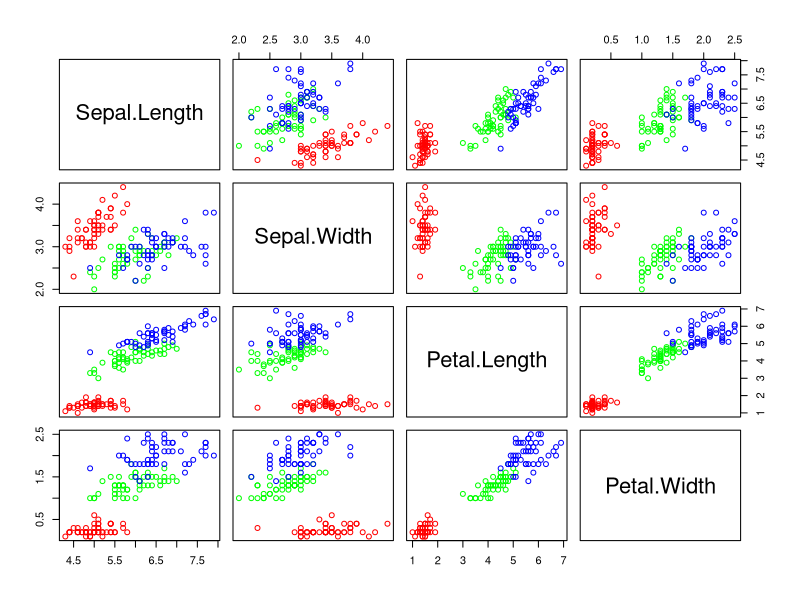
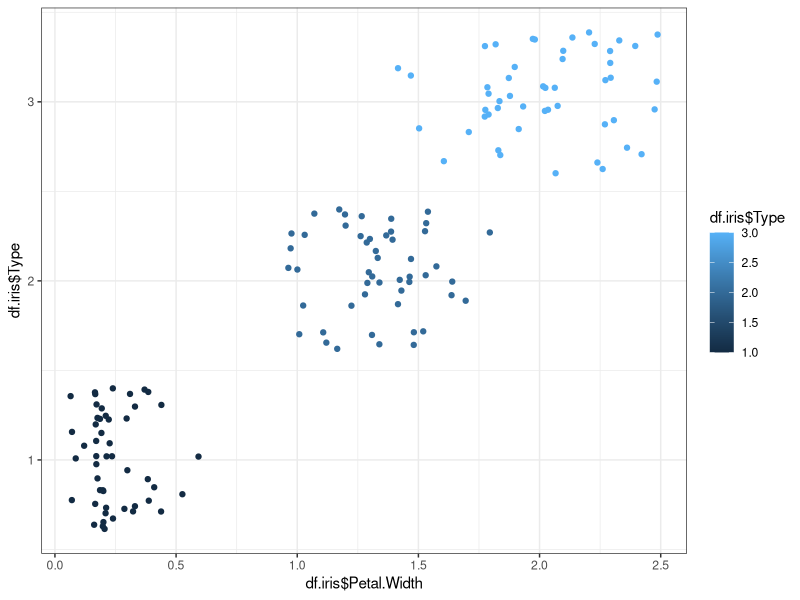
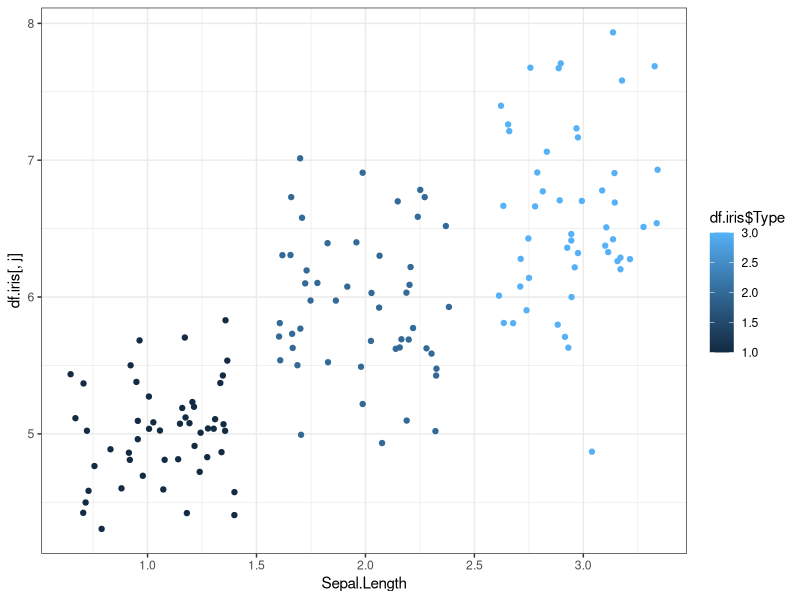
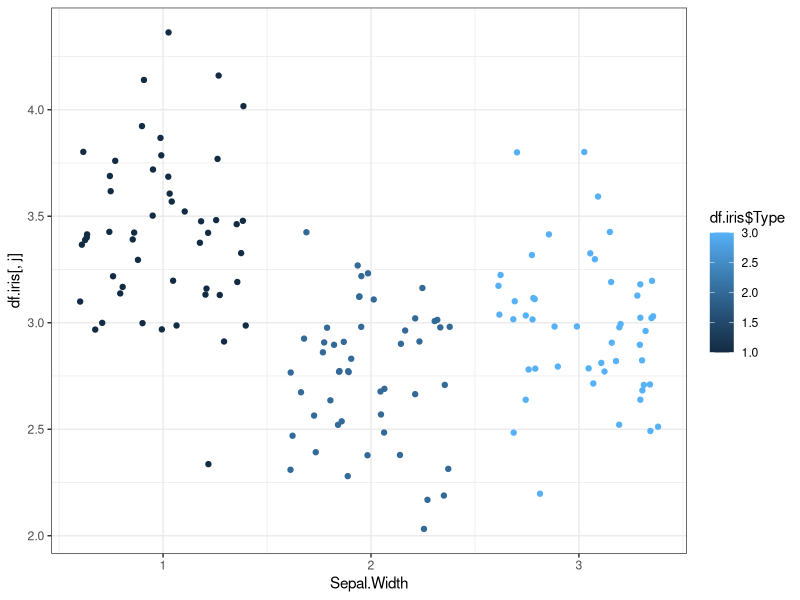
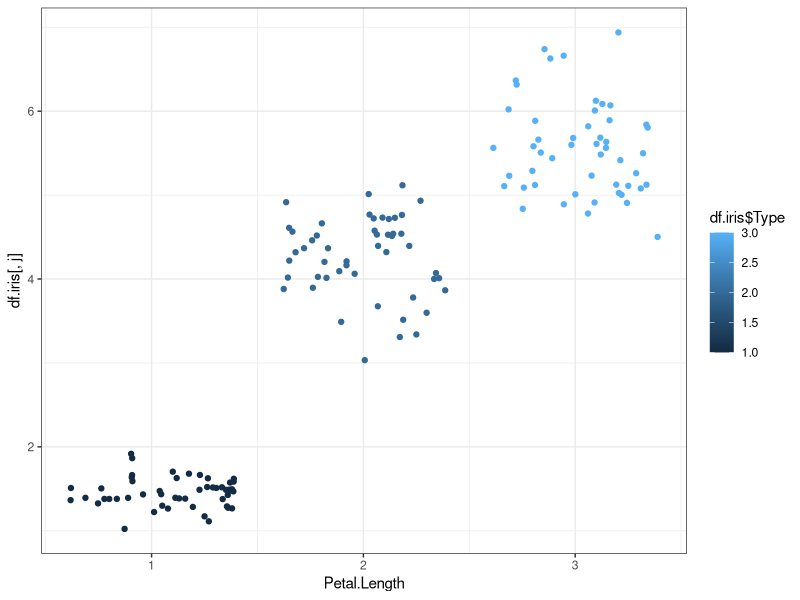
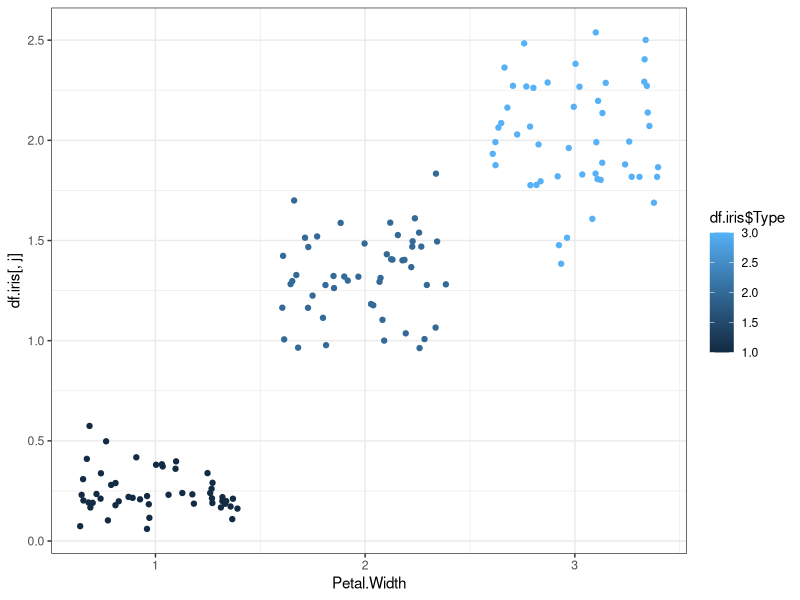
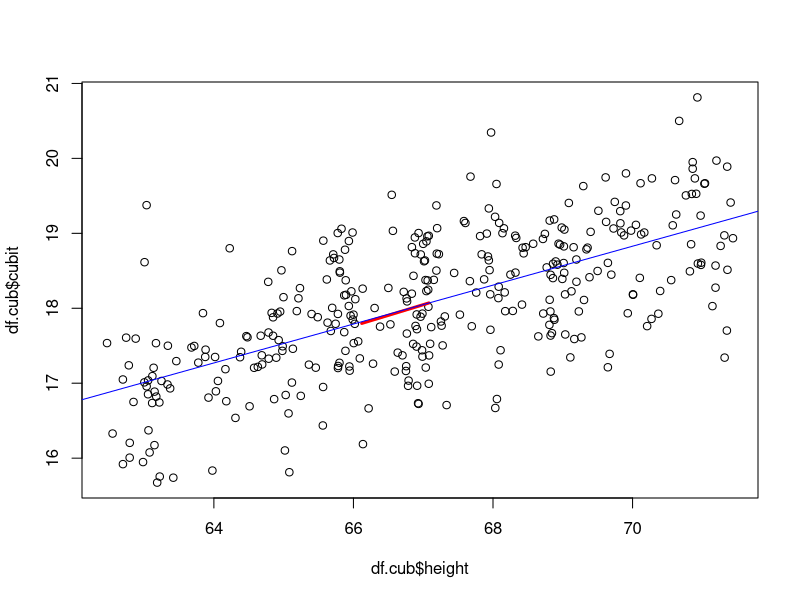

Reproduce these figures in R, in order.
## ---- chunk 1
knitr::opts_chunk$set(echo = TRUE)
## ---- chunk 2
library(tidyverse)
## ---- chunk 3
df.iris = read.csv("IrisData.csv")

head(df.iris)
## ---- chunk 4
apply(df.iris[,1:4],2,mean)
## ---- chunk 5
var(df.iris$Sepal.Length)
cov.iris = cov(df.iris[,1:4],use = "pairwise.complete.obs")
cov.iris
cov.iris[8]/2.54

df.iris.mod = df.iris
df.iris.mod$Petal.Width = df.iris.mod$Petal.Width/2.54
cov.iris.mod = cov(df.iris.mod[,1:4],use = "pairwise.complete.obs")
cov.iris.mod

## ---- chunk 6
cor.iris = cor(df.iris[,1:4],use = "pairwise.complete.obs")
cor.iris

cor.iris.mod = cor(df.iris.mod[,1:4],use = "pairwise.complete.obs")
cor.iris.mod

## ---- chunk 7
pairs(df.iris[,1:4],col=rainbow(3)[df.iris$Type])

ggplot(df.iris, aes(x = df.iris$Petal.Width, 
                    y = df.iris$Type, 
                    color = df.iris$Type)) + 
  geom_jitter() + 
  theme_bw()

for(j in 1:4){
  p = ggplot(df.iris, aes(y = df.iris[,j], 
                    x = df.iris$Type, 
                    color = df.iris$Type)) + 
    geom_jitter() + 
    theme_bw() + 
    labs(x = colnames(df.iris)[j])
  plot(p)
}
## ---- chunk 8
df.cub = read.csv("CubitData.csv")

head(df.cub)
## ---- chunk 9
apply(df.cub,2,mean)
## ---- chunk 10
cov.cub = cov(df.cub,use = "pairwise.complete.obs")
cov.cub

## ---- chunk 11
eig.cub = eigen(cov.cub)
eig.cub
## ---- chunk 12
eig.cub$vectors[,which.max(eig.cub$values)]
## ---- chunk 13
sample.mean = apply(df.cub,2,mean)
#ggplot(df.cub, aes(x = df.cub$height, y = #df.cub$cubit)) + 
#  geom_point() + 
#  theme_bw() + 
#  geom_segment(aes(x = sample.mean[1],
#                   y = sample.mean[2],
#                   xend = sample.mean[1] + #eig.cub$vectors[,which.max(eig.cub$values)][1],
#                  yend = sample.mean[2] + #eig.cub$vectors[,which.max(eig.cub$values)][2],
#                  color = 'red'))
mat.eig = rbind(sample.mean, sample.mean + eig.cub$vectors[,which.max(eig.cub$values)])
plot(x = df.cub$height, y = df.cub$cubit)
lines(x = mat.eig, 
      col = 'red', lwd = 3)
abline(lm(cubit~height, data = df.cub), col = 'blue')

